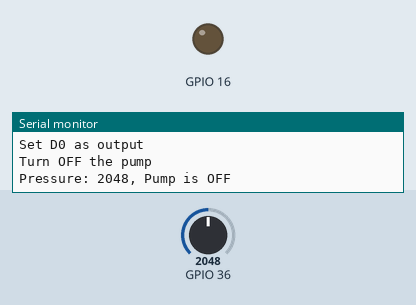
Recording of a program running on a simulated ESP32. Shown: output pins drawn as LEDs (lit = HIGH), the last lines printed to the serial monitor. The test bench sets the inputs (shaded band); at power-on: GPIO 36 = 2048.

Above: at 2.2 s.
2.3 s: GPIO 36 set to 432
3.8 s: GPIO 36 set to 379
At 5.0 s:
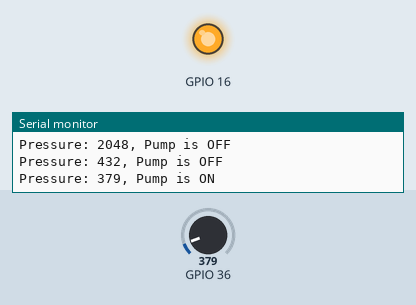
5.3 s: GPIO 36 set to 745
6.8 s: GPIO 36 set to 858
At 7.4 s:
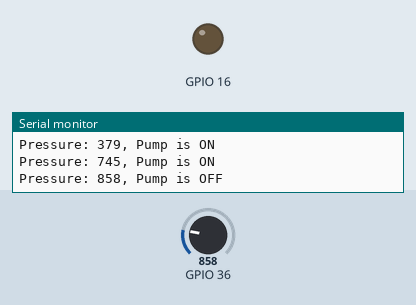
8.3 s: GPIO 36 set to 360
At 9.7 s:
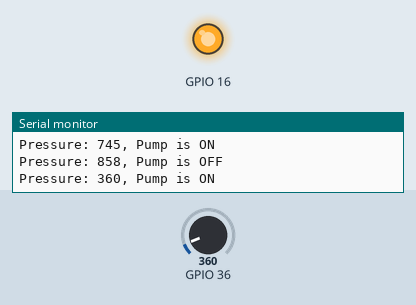
Timing chart, 0 to 10.8 s (numbered marks = the images above; inputs shaded):
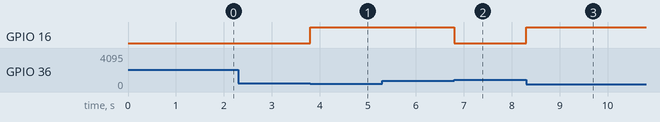

The program:

main.cpp
```cpp
#include <Arduino.h>

#define PUMP_ON HIGH
#define PUMP_OFF LOW

bool pumpIsOn;
int oldPressure;


void setup()
{
  Serial.begin(9600);
  delay(1000);
  Serial.println(F("SETUP"));

  Serial.println(F("Set D0 as output"));
  pinMode(16, OUTPUT);

  Serial.println(F("Turn OFF the pump"));
  digitalWrite(16, PUMP_OFF);

  pumpIsOn = false;
  oldPressure = -10;
}

void loop()
{
  int pressure = analogRead(A0);

  if (abs(oldPressure - pressure) > 5)
  {
    oldPressure = pressure;
    if (pumpIsOn)
    {
      if (pressure > 800)
        pumpIsOn = false;
    }
    else
    {
      if (pressure < 400)
        pumpIsOn = true;
    }

    if (pumpIsOn)
      digitalWrite(16, PUMP_ON);
    else
      digitalWrite(16, PUMP_OFF);

    Serial.printf("Pressure: %i, Pump is %s\n", pressure, pumpIsOn ? "ON" : "OFF");
  }
}
```

Measured:
- the behaviour switches between 400 and 399 on GPIO 36 (found by bisection; images 0 and 1)
- the behaviour switches between 800 and 801 on GPIO 36 (found by bisection; images 1 and 2)
- after the input at 3.8 s, GPIO 16: LOW → HIGH at once
- after the input at 6.8 s, GPIO 16: HIGH → LOW at once
- after the input at 8.3 s, GPIO 16: LOW → HIGH at once
